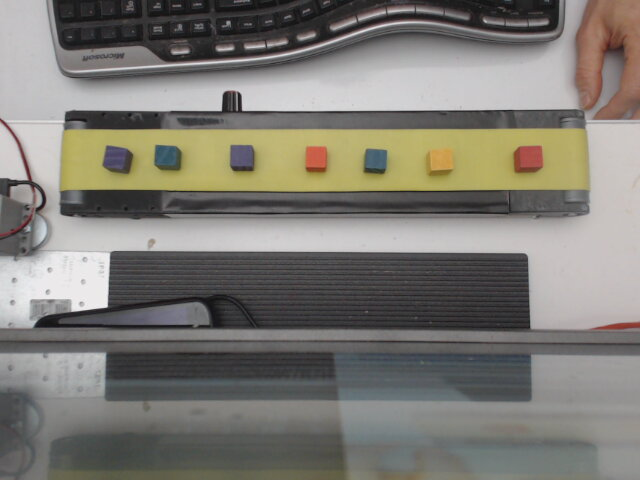
#> input picture cv/img/2018-11-30-205407.jpg, 640 x 480 px, given in place of the camera
$ python main.py   (older library calls are emulated)
#> lines starting #> are read from the running program, lines starting #| are printed output that depends on the picture; after the words box and inside, x2 and y2 are one past the last pixel; in counts of white or black regions, pixels touching at a corner belong together
### maestro.py
import serial
import time
import json
from sys import version_info
import os
import logging
import copy

PY2 = version_info[0] == 2  # Running Python 2.x?

logger = logging.getLogger('maestro')
logger.setLevel(logging.INFO)
# create console handler with a higher log level
ch = logging.StreamHandler()
ch.setLevel(logging.DEBUG)
formatter = logging.Formatter('%(filename)10s:%(lineno)3d - %(levelname)10s - %(message)s')
ch.setFormatter(formatter)
logger.addHandler(ch)

# create file handler which logs even debug messages
# fh = logging.FileHandler('maestro.log')
# fh.setLevel(logging.DEBUG)
# fh.setFormatter(formatter)
# logger.addHandler(fh)


#
# ---------------------------
# Maestro Servo Controller
# ---------------------------
#
# Support for the Pololu Maestro line of servo controllers
#
# Steven Jacobs -- Aug 2013
# https://github.com/FRC4564/Maestro/
#
# These functions provide access to many of the Maestro's capabilities using the
# Pololu serial protocol
#

str_to_byte = {
}

DEFAULT_CONFIG = {
    'min': [500, 500, 500, 500, 500, 500],
    'max': [2500, 2500, 2500, 2500, 2500, 2500],
    'home': [110,110,130,110,45, 90],
    'cal' : [[2500, 900, 180], [2500, 900, 180], [2500, 900, 180], [2500, 900, 180], [2500, 900, 180], [3500,1600, 180]],
    'speed': [1000, 1000, 1000, 1000, 1000, 1000],
    'accel': [1000, 1000, 1000, 1000, 1000, 1000],
    'target_position' : [0,0,0,0,0,0],
    'last_position' : [-1,-1,-1,-1,-1,-1],
    'last_speed': [-1,-1,-1,-1,-1,-1],
    'timeout': 1,
    'delay_adjust' : 1,
    'num_of_channels' : 6
}

def load_config_file(filename="maestro.json"):
    """
    Loads config file in json format and returns config dictionary
    """
    if os.path.isfile(filename):
        try:
            fid = open(filename,'r')
            out = fid.read()
            fid.close()
            config = json.loads(out)
            return config
        except:
            logger.error("cannot decode maestro config.json file - using DEFAULT_CONFIG")

    else:
        logger.error("cannot find maestro config.json file in the directory - using DEFAULT_CONFIG")
    return DEFAULT_CONFIG

# [20 lines left out: function ang_2_pwm, not called in this run]

class Controller:
    """
    When connected via USB, the Maestro creates two virtual serial ports
    /dev/ttyACM0 for commands and /dev/ttyACM1 for communications.
    Be sure the Maestro is configured for "USB Dual Port" serial mode.
    "USB Chained Mode" may work as well, but hasn't been tested.

    Pololu protocol allows for multiple Maestros to be connected to a single
    serial port. Each connected device is then indexed by number.
    This device number defaults to 0x0C (or 12 in decimal), which this module
    assumes.  If two or more controllers are connected to different serial
    ports, or you are using a Windows OS, you can provide the tty port.  For
    example, '/dev/ttyACM2' or for Windows, something like 'COM3'.
    """
    def __init__(self, tty_str='/dev/ttyACM0', device=0x0c,config_file="maestro.json"):

        self.tty_str = tty_str
        self.tty_port_exists = False
        self.tty_port_connection_established = False
        # Command lead-in and device number are sent for each Pololu serial command.
        self.timeout = 1
        self.last_cmd_send = ''
        self.config_file = config_file
        self.pololu_cmd = chr(0xaa) + chr(device)
        self.last_exception = ''
        self.last_set_target_vector = []
        self.last_speed = []

        # Track target position for each servo. The function is_moving() will
        # use the Target vs Current servo position to determine if movement is
        # occuring.  Upto 24 servos on a Maestro, (0-23). target_positions start at 0.
        # self.target_positions = [0] * 24
        # Servo minimum and maximum targets can be restricted to protect components.
        # self.Mins = [0] * 24
        # self.Maxs = [0] * 24

        logger.info("Controller(tty_str={}, device={})".format(self.tty_str, device))

        self.establish_connection()

        if not self.tty_port_connection_established:
            logger.error("Did not establish connection during object initialization")
        else:
            logger.info("Connection established")

    def __del__(self):
        self.save_config_file(fileanme=self.config_file)

    def establish_connection(self):
        logger.debug("Attempting to establish connection with: {}".format(self.tty_str))
        try:
            logger.info("Load config fule: {}".format(self.config_file))
            self.config = load_config_file(self.config_file)
#> further down, frame is the input picture: shape (480, 640, 3); mean B, G, R 115.8, 122.8, 125.6

            if os.path.exists(self.tty_str):
                logger.debug("Found {} on the path".format(self.tty_str))
                self.usb = serial.Serial(self.tty_str, timeout=1)
                self.tty_port_exists = True
                self.last_set_target_vector = self.get_all_positions()

                # Set speed of all channels from the config file
                for s in enumerate(self.config['speed']):
                    self.set_speed(s[0], s[1])

                self.tty_port_connection_established = True
            else:
                logger.error('Specified serial port does not exist')
        except Exception as e:
            self.last_exception = e
            logger.error("Cannot connect to the controller. last_exception = {}".format(e))

    # [67 lines left out: functions reload_default_config, save_config_file, close, send, read, set_range, not called in this run]

    def get_min(self, chan):
        """ Return Minimum channel range value"""
        return self.config['min'][chan]

    def get_max(self, chan):
        """ Return Maximum channel range value """
        return self.config['max'][chan]

    # [51 lines left out: functions set_target, set_target_vector, not called in this run]


    def go_home(self):
        self.set_target_vector(self.config['home'])

    # [28 lines left out: functions run_sequency, set_speed, not called in this run]

    def set_speed_vector(self, speed_vector):
        for chan, speed in enumerate(speed_vector):
            self.set_speed(chan, speed)

    # [43 lines left out: functions set_accel, get_position, not called in this run]

    def get_all_positions(self):
        return [self.get_position(x) for x in range(0, self.config['num_of_channels'])]

    # [129 lines left out: functions is_moving, get_moving_state, run_script_sub, stop_script, get_max_pwm, get_pwm_delta and 4 more, not called in this run]


### main.py
import argparse
from scipy.spatial import distance as dist
from imutils import perspective
import maestro
from imutils import contours
import imutils
import cv2
import cv2 as cv
import numpy as np

def midpoint(ptA, ptB):
	return ((ptA[0] + ptB[0]) * 0.5, (ptA[1] + ptB[1]) * 0.5)

def auto_canny(image, sigma=0.33):
    # compute the median of the single channel pixel intensities
    v = np.median(image)

    # apply automatic Canny edge detection using the computed median
    lower = int(max(0, (1.0 - sigma) * v))
    upper = int(min(255, (1.0 + sigma) * v))
    edged = cv2.Canny(image, lower, upper)

    # return the edged image
    return edged


# Take input from webcam
cap = cv2.VideoCapture(-1)

# Reduce the size of video to 320x240 so rpi can process faster
#cap.set(3, 320)
#cap.set(4, 240)
# cap.set(cv2.CAP_PROP_EXPOSURE, 1)
cap.set(cv2.CAP_PROP_AUTOFOCUS, 0) # turn the autofocus off
cap.set(cv2.CAP_PROP_FOCUS, 0)

def nothing(x):
    pass
TOP = 250
BOTTOM = TOP + 150

def pre_process(frame):
    image = frame[TOP:BOTTOM, 0:600]
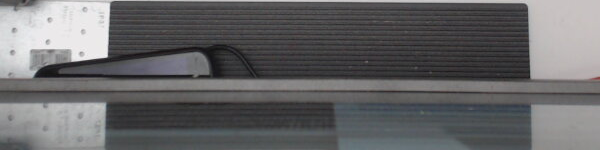
#> image: shape (150, 600, 3); mean B, G, R 103, 101.6, 101.9
    #image = frame


    gray = cv2.cvtColor(image, cv2.COLOR_BGR2GRAY)
    blurred = cv2.GaussianBlur(gray, (11, 11), 0)
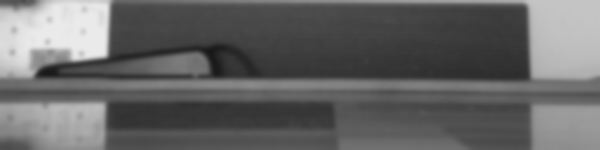
#> blurred: shape (150, 600); min 24, max 234, mean 101.7

    # cv2.imshow("Image", blurred)

    # The first thing we are going to do is apply edge detection to
    # the image to reveal the outlines of the coins
    edged = cv2.Canny(blurred, 30, 150)
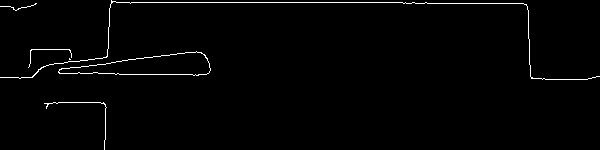
#> edged: shape (150, 600); 1.4% white in thin lines or dots
    # cv2.imshow("Edges", edged)

    # Find contours in the edged image.
    # NOTE: The cv2.findContours method is DESTRUCTIVE to the image
    # you pass in. If you intend on reusing your edged image, be
    # sure to copy it before calling cv2.findContours
    (_, cnts, _) = cv2.findContours(edged.copy(), cv2.RETR_EXTERNAL, cv2.CHAIN_APPROX_SIMPLE)
#> cnts = 6 contours, 5 with area under 20; largest, box (x1, y1, x2, y2) and area: (58, 51, 211, 76) 2112
    # sort the contours from left-to-right and initialize the
    # 'pixels per metric' calibration variable
    if len(cnts) > 0:
        (cnts, _) = contours.sort_contours(cnts)

    return image, cnts

R = 3440
D = np.array([18.97, 21.2, 18, 23.85])
D = D * D
d = (D / D[2]) * R
d = d.round()

num_of_coins = 0

def get_con_value(coin_area):
    val = 0
    servo_target = 4 * 1500
    RANGE = 300
    if in_rage(coin_area, d[0], RANGE):
        val = 0.01
        servo_target = 4 * 1000

    if in_rage(coin_area, d[1], RANGE):
        val = 0.05
        servo_target = 4 * 1900

    if in_rage(coin_area, d[2], RANGE):
        val = 0.10
        servo_target = 4 * 1400

    if in_rage(coin_area, d[3], RANGE):
        val = 0.25
        servo_target = 4 * 1000
    return val, servo_target


# Creating a windows for later use
cv2.namedWindow('Coins')

# Creating track bar for min and max for hue, saturation and value
# You can adjust the defaults as you like
cv2.createTrackbar('gain', 'Image', 7, 255, nothing)

state = 0

WAIT_FOR_COIN = 0
CALC_VALUE = 1
WAIT_FOR_NEXT = 2

tot = 0
last_area = -1
last_val = -1
coin_area = -1
n = 0
coin_area_tmp = 0


servo = maestro.Controller()
def in_rage(x, val, tol):
    return x >= val - tol and x <= val + tol

while (1):

    _, frame = cap.read()
    image, cnts = pre_process(frame)

    coins = image.copy()
    cX = 0
    try:
        for c in cnts:
            # compute the center of the contour, then detect the name of the
            # shape using only the contour
            M = cv2.moments(c)
            if M["m00"] != 0:
                ratio = image.shape[0] / float(image.shape[0])
                cX = int((M["m10"] / M["m00"]) * ratio)
                cY = int((M["m01"] / M["m00"]) * ratio)
                cv2.circle(coins, (cX, cY), 3, (255, 0, 0), -1)
                cv2.drawContours(coins, cnts, -1, (0, 255, 0), 2)


            coin_area = cv2.contourArea(c)
            val, servo_target = get_con_value(coin_area)
            cv2.putText(coins, "cY {}, val = {}, tot = {}".format(coin_area, val, tot),(5, 20), cv2.FONT_HERSHEY_SIMPLEX, 0.5, (255, 255, 255), 1)

            if state == WAIT_FOR_COIN:
                if val > 0:
                    coin_area_tmp += coin_area
                    n += 1
                    print(coin_area)
                if cX < 150 and n > 0:
                    state = CALC_VALUE

            if state == CALC_VALUE:
                coin_area = coin_area_tmp/n
                print("n={}, coin_area={}".format(n, coin_area))
                val, servo_target = get_con_value(coin_area)
                servo.set_target(0, servo_target)
                tot += val
                last_val = val
                last_area = round(coin_area)
                n = 0
                coin_area_tmp = 0
                num_of_coins += 1
                state = WAIT_FOR_NEXT


            if state == WAIT_FOR_NEXT:
                if cX > 500:
                    state = WAIT_FOR_COIN
#> this loop made 6 passes
#> (cX, cY) on pass 5: (151, 65)
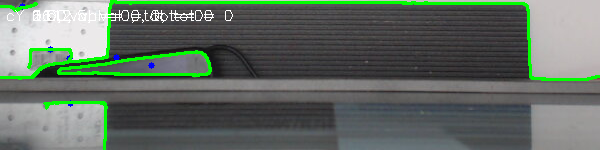
#> coins: shape (150, 600, 3); 5.46% of pixels changed, all inside (x1, y1, x2, y2) = (0, 0, 600, 150)
#> after the loop, coin_area_tmp = 0; last_area = -1; last_val = -1; n = 0; num_of_coins = 0; state = 0; tot = 0
    except:
        pass

    cv2.line(coins, (150, 0), (150, BOTTOM), (255, 0, 255), 2)
    cv2.line(coins, (500, 0), (500, BOTTOM), (255, 0, 0), 2)
    status_text ="cX: {}, State {}, Tot {:.2f}, last_area = {:.0f}, last_val = {:.2f}, #={}".format(cX, state, tot, last_area, last_val, num_of_coins)
    cv2.putText(coins, status_text, (5, 120), cv2.FONT_HERSHEY_SIMPLEX,0.5, (0, 0, 255), 1)
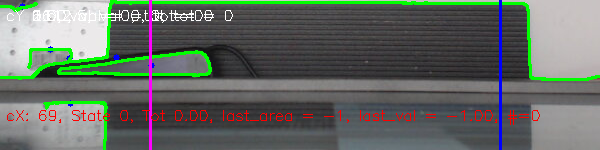
#> coins: shape (150, 600, 3); mean B, G, R 99.9, 107.1, 100
    cv2.imshow("RAW", frame)
    cv2.imshow("Image", coins)
    k = cv2.waitKey(5) & 0xFF
#> (key Esc is pressed here)
    if k == 27: #or cY > 200:
        break
    elif k == 114:
        tot = 0
    else:
        if k < 255:
            print(k)

cap.release()
cv2.destroyAllWindows()

$ run again, on cv/img/2018-11-30-205421.jpg
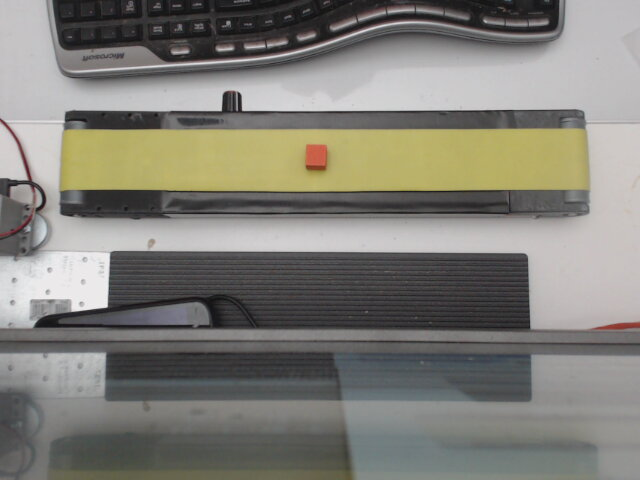
#> input picture cv/img/2018-11-30-205421.jpg, 640 x 480 px, given in place of the camera
#> frame is the input picture: shape (480, 640, 3); mean B, G, R 119.3, 126.7, 128.4
#> in pre_process, `edged = cv2.Canny(blurred, 30, 150)`:
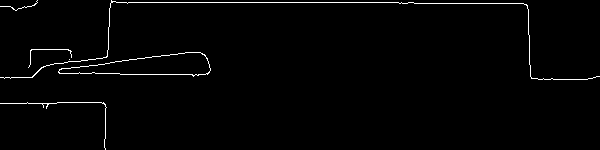
#> edged: shape (150, 600); 1.5% white in thin lines or dots
#> in pre_process, `(_, cnts, _) = cv2.findContours(edged.copy(), cv2.RETR_EXTERNAL, cv2.C..`: cnts = 6 contours, 5 with area under 20; largest, box (x1, y1, x2, y2) and area: (58, 52, 211, 77) 2110
#> the loop `for c in cnts:` made 6 passes
#> (cX, cY) on pass 5: (150, 65)
#> after the loop `for c in cnts:`: coin_area_tmp = 0; last_area = -1; n = 0
#> `cv2.putText(coins, status_text, (5, 120), cv2.FONT_HERSHEY_SIMPLEX,0.5..`:
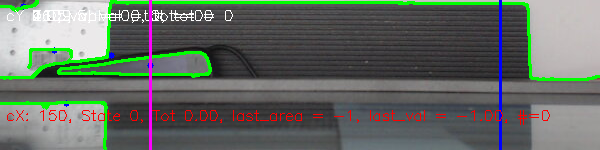
#> coins: shape (150, 600, 3); mean B, G, R 99.9, 107.7, 100.2
